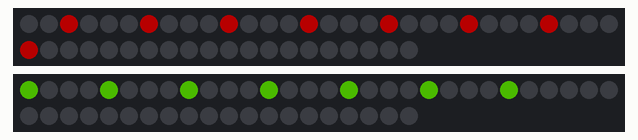
Recording of a sketch running on a simulated Particle Photon. Shown: 2 × 50 RGB LEDs in strip order, left to right, continuing on the next row. Dim RGB values are drawn brighter than linear; the strip is taken to match the declared colour order.

Above: at 1.52 s.
At 2.5 s:
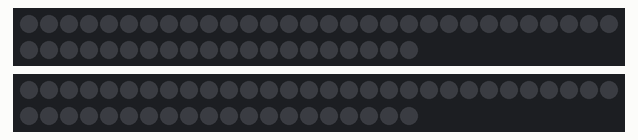

Measured:
- by itself, everything shown: repeats every 3.4 s, in 13 steps

The sketch:

TwoString.ino
```cpp
/**
 * Runs 300 lights in a Purple and Orange fading and chasing pattern
 * Trying to move colors and other vars into loop instead of functions to add versatility.
 */

/* ======================= includes ================================= */

#include "Particle.h"
#include "neopixel.h"

/* ======================= prototypes =============================== */

void colorFade(uint8_t reps, uint16_t wait);
void colorChase(uint16_t wait);
void colorOff(uint16_t wait);

/* ======================= extra-examples.cpp ======================== */

SYSTEM_MODE(AUTOMATIC);
SYSTEM_THREAD(ENABLED);
// IMPORTANT: Set pixel COUNT, PIN and TYPE
#define PIXEL_COUNT 50
#define PIXEL_PIN D5
#define PIXEL_TYPE WS2811
#define PIXEL_COUNT2 50
#define PIXEL_PIN2 D6

Adafruit_NeoPixel strip(PIXEL_COUNT, PIXEL_PIN, PIXEL_TYPE);
Adafruit_NeoPixel strip2(PIXEL_COUNT2, PIXEL_PIN2, PIXEL_TYPE);

// IMPORTANT: To reduce NeoPixel burnout risk, add 1000 uF capacitor across
// pixel power leads, add 300 - 500 Ohm resistor on first pixel's data input
// and minimize distance between Arduino and first pixel.  Avoid connecting
// on a live circuit...if you must, connect GND first.

void setup() {
  strip.begin();
  strip2.begin();
  strip.show(); // Initialize all pixels to 'off'
  strip2.show();
  strip.setBrightness(70);
  strip2.setBrightness(70);
}

void loop() {
/**
  colorFade(1, 30, strip.Color(1, 2.5, 0)); //reps, wait
  colorFade(1, 30, strip.Color(0, 1.5, 2.5)); //reps, wait
  colorFade(1, 30, strip.Color(2.5, 0, 0)); //reps, wait
  colorFade(1, 30, strip.Color(1, 2.5, 0)); //reps, wait
  colorFade(1, 30, strip.Color(0, 1.5, 2.5)); //reps, wait
  colorFade(1, 30, strip.Color(2.5, 0, 0)); //reps, wait
  colorFade(1, 30, strip.Color(1, 2.5, 0)); //reps, wait
  colorFade(1, 30, strip.Color(0, 1.5, 2.5)); //reps, wait
  colorFade(1, 30, strip.Color(2.5, 0, 0)); //reps, wait
**/

  colorChase(100);   // wait
  colorOff(1000);
//  colorChase(50);   // wait
//  colorOff(100);
//  colorChase(50);   // wait

//  colorOff(50);

}

// Fill the dots one after the other with a color, wait (ms) after each one
void colorChase(uint16_t wait) {
  for(uint16_t i=2; i<strip.numPixels(); i+=4) {
    strip.setPixelColor(i, strip.Color(245, 0, 0));
    strip.show();
    delay(wait);
    strip2.setPixelColor(i-2, strip.Color(102, 255, 0));
    strip2.show();
    delay(wait);
  }
}

void colorOff(uint16_t wait) {
  for(uint16_t f=0; f-1<strip.numPixels(); f++) {
    strip.setPixelColor(f, strip.Color(0, 0, 0));
    strip2.setPixelColor(f, strip.Color(0, 0, 0));
  }
  strip.show();
  strip2.show();
  delay(wait);
}

void colorFade(uint8_t reps, uint16_t wait, uint32_t c) {
  for(uint8_t count=0; count<reps; count++) {
    for(uint8_t bright=1; bright<100; bright+=1) {
      for(uint16_t i=0; i<strip.numPixels(); i++) {
        strip.setPixelColor(i, c*bright);
      }
      strip.show();
      delay(wait);
    }
      for(uint8_t bright=100; bright>10; bright-=1) {
        for(uint16_t i=0; i<strip.numPixels(); i++) {
          strip.setPixelColor(i, c*bright);
        }
        strip.show();
        delay(wait);
      }
  }
}
```
